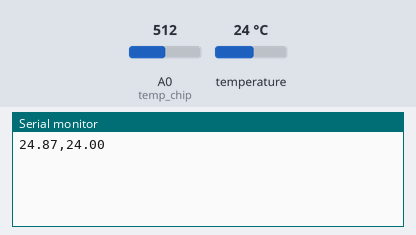
This sketch was run on a simulated Arduino Uno, built with avr-gcc and run on an emulated ATmega328P. Shown: the last lines printed to the serial monitor. The test bench sets the inputs (shaded band); at power-on: temperature 24 °C, A0 (temp_chip) = 512.

Above: at 11.5 s.
11.6 s: temperature set to 12 °C
At 12.0 s:
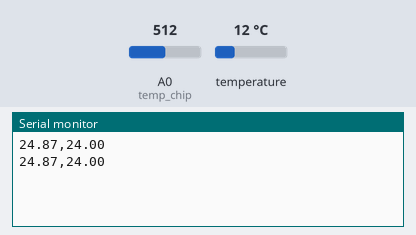
20.2 s: A0 (temp_chip) set to 716
At 23.7 s:
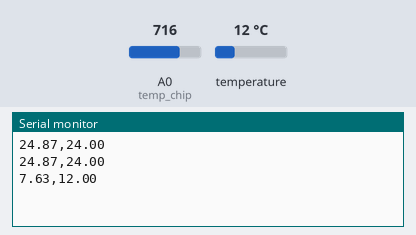
28.8 s: temperature set to 19 °C
At 34.3 s:
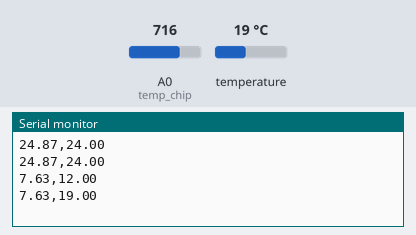
37.4 s: A0 (temp_chip) set to 900
At 44.8 s:
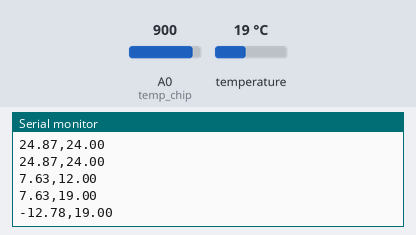
Timing chart, 0 to 46.3 s (numbered marks = the images above; inputs shaded):
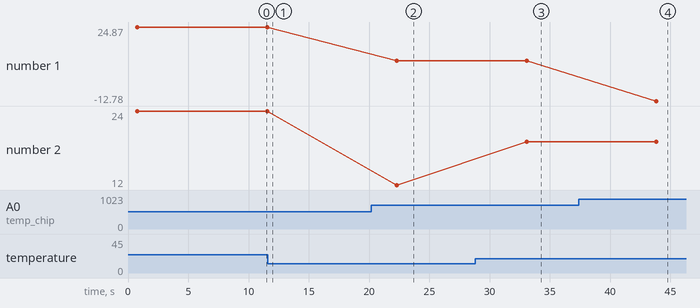

Measured:
- after the input at 20.2 s, the serial monitor: prints a new line after 2.1 s (image 2)
- after the input at 28.8 s, the serial monitor: prints a new line after 4.3 s (image 3)
- after the input at 37.4 s, the serial monitor: prints a new line after 6.4 s (image 4)
- plotted number 1: 24.87 → 7.63 after the input at 20.2 s, 7.63 → -12.78 after the input at 37.4 s
- plotted number 2: 12 → 19 after the input at 28.8 s

The sketch:

log.ino
```cpp
#include <OneWire.h>
#include <DallasTemperature.h>
#include <stdio.h>


/* Variables for use later
 * sleep_time = Time between measurements
 * temp_chip = which analog port is used to register
 *     input from termostat chip.
 * temp_rod = which digital port is used to register
 *     input from termostat rod.
 * oneWire_rod =
 * sensor_rod =
 */
const int sleep_time = 10 * 1000;
const int temp_chip = A0;
const int temp_rod = 5;
OneWire oneWire_rod(temp_rod);
DallasTemperature sensor_rod(&oneWire_rod, 0);


void setup() {
	Serial.begin(9600);
	pinMode(temp_chip, INPUT);
	sensor_rod.begin();
}


float temp_read(float pin) {
	/* Read temperature from analogue temperature sensor
	 * Converts reading to degrees Celsius
	 */
	const int beta = 4090;
	const int res = 10;
	int a = 1023 - analogRead(pin);
	float lo = (1025.0 * res / a - res) / res;
	float temp = beta / (log(lo) + beta / 298.0) - 273.0;
	return temp;
}


void temp_csv_format(void) {
	/* Read temperature and print it in csv friendly format
	 * fields: tempC_chip, tempC_rod
	 * Temperatures are measured in celsius.
	 */
	float tempC_chip = temp_read(temp_chip);
	float tempC_rod = 0.0;

	sensor_rod.requestTemperatures();
	tempC_rod = sensor_rod.getTempCByIndex(0);
	Serial.print(tempC_chip);
	Serial.print(",");
	Serial.println(tempC_rod);
}


void temp_human(void) {
	/* Debug print temperatures in human readable format.
	 * notes: Reuses code. This could use a refactor.
	 */
	float tempC_chip = temp_read(temp_chip);
	float tempC_rod = 0.0;

	sensor_rod.requestTemperatures();
	tempC_rod = sensor_rod.getTempCByIndex(0);
	Serial.print("Temperature chip, rod: ");
	Serial.print(tempC_chip);
	Serial.print(", ");
	Serial.println(tempC_rod);
}


void loop() {
	// temp_human();
	temp_csv_format();
	delay(sleep_time);
}
```
